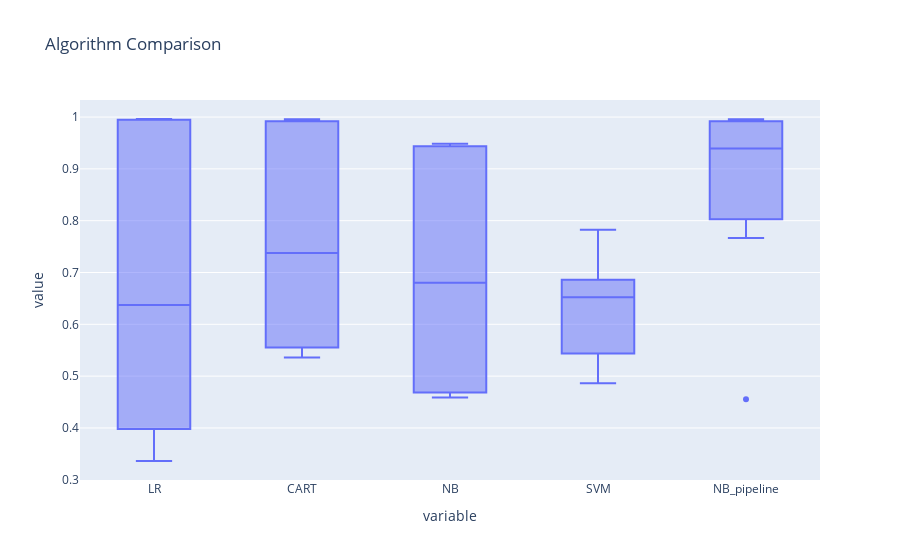

The cell this chart's notebook holds for it:
### Code cell
result_df = pd.DataFrame(results, index=names).T
px.box(result_df,title = 'Algorithm Comparison')

### Figure 1 — Plotly figure (JSON) as saved in the notebook; plotly's stock layout.template omitted (floating-point values rounded to 4 significant figures)
{"data": [{"alignmentgroup": "True", "hovertemplate": "variable=%{x}<br>value=%{y}<extra></extra>", "legendgroup": "", "marker": {"color": "#636efa"}, "name": "", "notched": false, "offsetgroup": "", "orientation": "v", "showlegend": false, "type": "box", "x": ["LR", "LR", "LR", "LR", "LR", "LR", "LR", "LR", "LR", "LR", "CART", "CART", "CART", "CART", "CART", "CART", "CART", "CART", "CART", "CART", "NB", "NB", "NB", "NB", "NB", "NB", "NB", "NB", "NB", "NB", "SVM", "SVM", "SVM", "SVM", "SVM", "SVM", "SVM", "SVM", "SVM", "SVM", "NB_pipeline", "NB_pipeline", "NB_pipeline", "NB_pipeline", "NB_pipeline", "NB_pipeline", "NB_pipeline", "NB_pipeline", "NB_pipeline", "NB_pipeline"], "x0": " ", "xaxis": "x", "y": [0.3978, 0.3936, 0.3362, 0.4065, 0.4105, 0.8638, 0.9962, 0.9948, 0.9954, 0.992, 0.5669, 0.536, 0.5552, 0.5735, 0.5544, 0.9014, 0.9958, 0.9914, 0.9933, 0.992, 0.5112, 0.459, 0.4655, 0.4682, 0.4825, 0.8493, 0.9434, 0.9411, 0.9482, 0.9459, 0.7825, 0.5042, 0.6603, 0.6443, 0.7088, 0.6646, 0.4863, 0.5437, 0.6224, 0.6859, 0.803, 0.9296, 0.4552, 0.824, 0.7667, 0.9489, 0.9912, 0.992, 0.9927, 0.9956], "y0": " ", "yaxis": "y"}], "layout": {"boxmode": "group", "legend": {"tracegroupgap": 0}, "title": {"text": "Algorithm Comparison"}, "xaxis": {"anchor": "y", "domain": [0, 1], "title": {"text": "variable"}}, "yaxis": {"anchor": "x", "domain": [0, 1], "title": {"text": "value"}}}}
